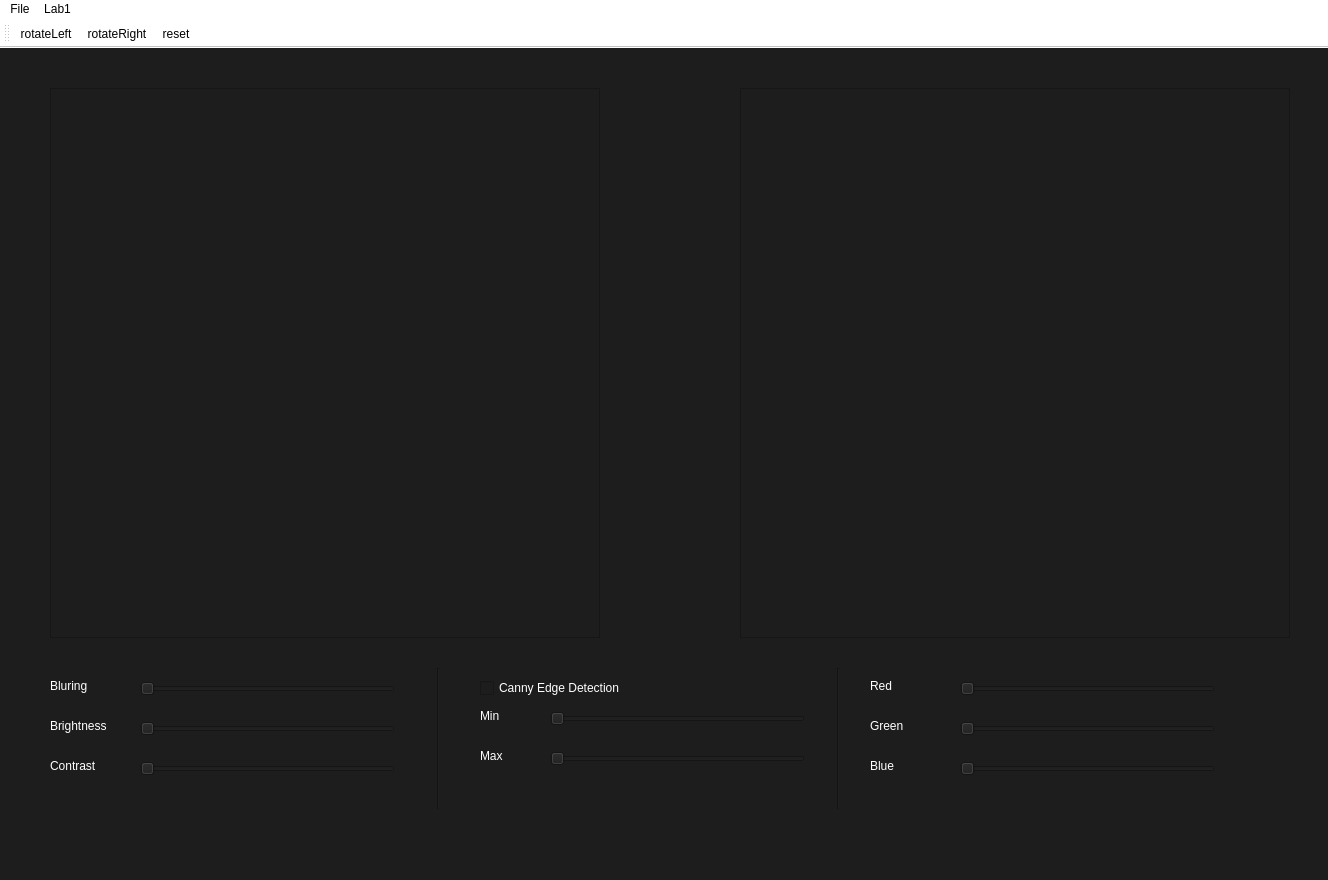
<?xml version="1.0" encoding="UTF-8"?>
<ui version="4.0">
 <class>MainWindow</class>
 <widget class="QMainWindow" name="MainWindow">
  <property name="geometry">
   <rect>
    <x>0</x>
    <y>0</y>
    <width>1328</width>
    <height>880</height>
   </rect>
  </property>
  <property name="windowTitle">
   <string>MainWindow</string>
  </property>
  <property name="styleSheet">
   <string notr="true">background-color: rgb(29, 29, 29)</string>
  </property>
  <widget class="QWidget" name="centralwidget">
   <widget class="QGraphicsView" name="graphicsView">
    <property name="geometry">
     <rect>
      <x>50</x>
      <y>40</y>
      <width>550</width>
      <height>550</height>
     </rect>
    </property>
   </widget>
   <widget class="QGraphicsView" name="graphicsView_2">
    <property name="geometry">
     <rect>
      <x>740</x>
      <y>40</y>
      <width>550</width>
      <height>550</height>
     </rect>
    </property>
   </widget>
   <widget class="QLabel" name="label">
    <property name="geometry">
     <rect>
      <x>50</x>
      <y>630</y>
      <width>55</width>
      <height>16</height>
     </rect>
    </property>
    <property name="styleSheet">
     <string notr="true">color:white</string>
    </property>
    <property name="text">
     <string>Bluring</string>
    </property>
   </widget>
   <widget class="QSlider" name="slider_blur">
    <property name="geometry">
     <rect>
      <x>140</x>
      <y>630</y>
      <width>255</width>
      <height>22</height>
     </rect>
    </property>
    <property name="maximum">
     <number>255</number>
    </property>
    <property name="orientation">
     <enum>Qt::Horizontal</enum>
    </property>
   </widget>
   <widget class="Line" name="line">
    <property name="geometry">
     <rect>
      <x>430</x>
      <y>620</y>
      <width>16</width>
      <height>141</height>
     </rect>
    </property>
    <property name="orientation">
     <enum>Qt::Vertical</enum>
    </property>
   </widget>
   <widget class="QSlider" name="slider_min">
    <property name="geometry">
     <rect>
      <x>550</x>
      <y>660</y>
      <width>255</width>
      <height>22</height>
     </rect>
    </property>
    <property name="maximum">
     <number>255</number>
    </property>
    <property name="orientation">
     <enum>Qt::Horizontal</enum>
    </property>
   </widget>
   <widget class="QLabel" name="label_3">
    <property name="geometry">
     <rect>
      <x>480</x>
      <y>660</y>
      <width>55</width>
      <height>16</height>
     </rect>
    </property>
    <property name="styleSheet">
     <string notr="true">color:white</string>
    </property>
    <property name="text">
     <string>Min</string>
    </property>
   </widget>
   <widget class="QLabel" name="label_4">
    <property name="geometry">
     <rect>
      <x>480</x>
      <y>700</y>
      <width>55</width>
      <height>16</height>
     </rect>
    </property>
    <property name="styleSheet">
     <string notr="true">color:white</string>
    </property>
    <property name="text">
     <string>Max</string>
    </property>
   </widget>
   <widget class="QSlider" name="slider_max">
    <property name="geometry">
     <rect>
      <x>550</x>
      <y>700</y>
      <width>255</width>
      <height>22</height>
     </rect>
    </property>
    <property name="maximum">
     <number>255</number>
    </property>
    <property name="orientation">
     <enum>Qt::Horizontal</enum>
    </property>
   </widget>
   <widget class="QLabel" name="label_5">
    <property name="geometry">
     <rect>
      <x>50</x>
      <y>670</y>
      <width>80</width>
      <height>16</height>
     </rect>
    </property>
    <property name="styleSheet">
     <string notr="true">color:white</string>
    </property>
    <property name="text">
     <string>Brightness</string>
    </property>
   </widget>
   <widget class="QSlider" name="slider_brightness">
    <property name="geometry">
     <rect>
      <x>140</x>
      <y>670</y>
      <width>255</width>
      <height>22</height>
     </rect>
    </property>
    <property name="maximum">
     <number>255</number>
    </property>
    <property name="orientation">
     <enum>Qt::Horizontal</enum>
    </property>
   </widget>
   <widget class="QSlider" name="slider_contrast">
    <property name="geometry">
     <rect>
      <x>140</x>
      <y>710</y>
      <width>255</width>
      <height>22</height>
     </rect>
    </property>
    <property name="maximum">
     <number>126</number>
    </property>
    <property name="orientation">
     <enum>Qt::Horizontal</enum>
    </property>
   </widget>
   <widget class="QLabel" name="label_6">
    <property name="geometry">
     <rect>
      <x>50</x>
      <y>710</y>
      <width>80</width>
      <height>16</height>
     </rect>
    </property>
    <property name="styleSheet">
     <string notr="true">color:white</string>
    </property>
    <property name="text">
     <string>Contrast</string>
    </property>
   </widget>
   <widget class="QCheckBox" name="check_canny">
    <property name="geometry">
     <rect>
      <x>480</x>
      <y>630</y>
      <width>160</width>
      <height>20</height>
     </rect>
    </property>
    <property name="styleSheet">
     <string notr="true">color:white</string>
    </property>
    <property name="text">
     <string>Canny Edge Detection</string>
    </property>
   </widget>
   <widget class="QLabel" name="label_7">
    <property name="geometry">
     <rect>
      <x>870</x>
      <y>670</y>
      <width>80</width>
      <height>16</height>
     </rect>
    </property>
    <property name="styleSheet">
     <string notr="true">color:white</string>
    </property>
    <property name="text">
     <string>Green</string>
    </property>
   </widget>
   <widget class="QLabel" name="label_2">
    <property name="geometry">
     <rect>
      <x>870</x>
      <y>630</y>
      <width>55</width>
      <height>16</height>
     </rect>
    </property>
    <property name="styleSheet">
     <string notr="true">color:white</string>
    </property>
    <property name="text">
     <string>Red</string>
    </property>
   </widget>
   <widget class="QSlider" name="red">
    <property name="geometry">
     <rect>
      <x>960</x>
      <y>630</y>
      <width>255</width>
      <height>22</height>
     </rect>
    </property>
    <property name="maximum">
     <number>255</number>
    </property>
    <property name="orientation">
     <enum>Qt::Horizontal</enum>
    </property>
   </widget>
   <widget class="QSlider" name="blue">
    <property name="geometry">
     <rect>
      <x>960</x>
      <y>710</y>
      <width>255</width>
      <height>22</height>
     </rect>
    </property>
    <property name="maximum">
     <number>126</number>
    </property>
    <property name="orientation">
     <enum>Qt::Horizontal</enum>
    </property>
   </widget>
   <widget class="QLabel" name="label_8">
    <property name="geometry">
     <rect>
      <x>870</x>
      <y>710</y>
      <width>80</width>
      <height>16</height>
     </rect>
    </property>
    <property name="styleSheet">
     <string notr="true">color:white</string>
    </property>
    <property name="text">
     <string>Blue</string>
    </property>
   </widget>
   <widget class="QSlider" name="green">
    <property name="geometry">
     <rect>
      <x>960</x>
      <y>670</y>
      <width>255</width>
      <height>22</height>
     </rect>
    </property>
    <property name="maximum">
     <number>255</number>
    </property>
    <property name="orientation">
     <enum>Qt::Horizontal</enum>
    </property>
   </widget>
   <widget class="Line" name="line_2">
    <property name="geometry">
     <rect>
      <x>830</x>
      <y>620</y>
      <width>16</width>
      <height>141</height>
     </rect>
    </property>
    <property name="orientation">
     <enum>Qt::Vertical</enum>
    </property>
   </widget>
  </widget>
  <widget class="QMenuBar" name="menubar">
   <property name="geometry">
    <rect>
     <x>0</x>
     <y>0</y>
     <width>1328</width>
     <height>26</height>
    </rect>
   </property>
   <property name="styleSheet">
    <string notr="true">background-color: rgb(255,255,255);
color:black;</string>
   </property>
   <widget class="QMenu" name="menuFile">
    <property name="styleSheet">
     <string notr="true"/>
    </property>
    <property name="title">
     <string>File</string>
    </property>
    <addaction name="actionOpen"/>
    <addaction name="actionSave"/>
    <addaction name="actionSave_as"/>
    <addaction name="separator"/>
    <addaction name="actionClose"/>
   </widget>
   <widget class="QMenu" name="menuLab1">
    <property name="styleSheet">
     <string notr="true"/>
    </property>
    <property name="title">
     <string>Lab1</string>
    </property>
    <addaction name="action_dao_anh"/>
    <addaction name="action_muc_xam"/>
    <addaction name="action_gamma"/>
    <addaction name="actionHistogram"/>
   </widget>
   <addaction name="menuFile"/>
   <addaction name="menuLab1"/>
  </widget>
  <widget class="QToolBar" name="toolBar">
   <property name="windowTitle">
    <string>toolBar</string>
   </property>
   <property name="styleSheet">
    <string notr="true">background-color:white</string>
   </property>
   <attribute name="toolBarArea">
    <enum>TopToolBarArea</enum>
   </attribute>
   <attribute name="toolBarBreak">
    <bool>false</bool>
   </attribute>
   <addaction name="actionRotateLeft"/>
   <addaction name="actionRotateRight"/>
   <addaction name="actionReset"/>
  </widget>
  <action name="actionNew">
   <property name="checkable">
    <bool>false</bool>
   </property>
   <property name="enabled">
    <bool>true</bool>
   </property>
   <property name="text">
    <string>&amp;New</string>
   </property>
   <property name="shortcut">
    <string>Ctrl+N</string>
   </property>
  </action>
  <action name="actionOpen">
   <property name="text">
    <string>&amp;Open</string>
   </property>
   <property name="shortcut">
    <string>Ctrl+O</string>
   </property>
  </action>
  <action name="actionSave">
   <property name="text">
    <string>&amp;Save</string>
   </property>
   <property name="shortcut">
    <string>Ctrl+S</string>
   </property>
  </action>
  <action name="actionClose">
   <property name="text">
    <string>&amp;Close</string>
   </property>
   <property name="shortcut">
    <string>Ctrl+F4</string>
   </property>
  </action>
  <action name="actionGamma">
   <property name="text">
    <string>Gamma</string>
   </property>
  </action>
  <action name="actionHistogram">
   <property name="text">
    <string>Histogram</string>
   </property>
  </action>
  <action name="action_dao_anh">
   <property name="checkable">
    <bool>false</bool>
   </property>
   <property name="enabled">
    <bool>true</bool>
   </property>
   <property name="text">
    <string>Đảo Ảnh</string>
   </property>
  </action>
  <action name="action_cat_nguong">
   <property name="text">
    <string>Cắt Ngưỡng</string>
   </property>
  </action>
  <action name="action_logaric">
   <property name="text">
    <string>Biến Đổi Logarithmic</string>
   </property>
  </action>
  <action name="action_gamma">
   <property name="text">
    <string>Biến Đổi Gamma</string>
   </property>
   <property name="toolTip">
    <string>Biến Đổi Gamma</string>
   </property>
  </action>
  <action name="action_muc_xam">
   <property name="checkable">
    <bool>false</bool>
   </property>
   <property name="text">
    <string>Ảnh Xám</string>
   </property>
  </action>
  <action name="actionRotateLeft">
   <property name="icon">
    <iconset>
     <normaloff>icons/rotate_left.png</normaloff>icons/rotate_left.png</iconset>
   </property>
   <property name="text">
    <string>rotateLeft</string>
   </property>
   <property name="toolTip">
    <string>rotateLeft</string>
   </property>
  </action>
  <action name="actionRotateRight">
   <property name="icon">
    <iconset>
     <normaloff>icons/rotate_right.png</normaloff>icons/rotate_right.png</iconset>
   </property>
   <property name="text">
    <string>rotateRight</string>
   </property>
  </action>
  <action name="actionReset">
   <property name="icon">
    <iconset>
     <normaloff>icons/icon_reset.png</normaloff>icons/icon_reset.png</iconset>
   </property>
   <property name="text">
    <string>reset</string>
   </property>
  </action>
  <action name="actionBlur">
   <property name="icon">
    <iconset>
     <normaloff>../../.designer/backup/icons/image-blur.png</normaloff>../../.designer/backup/icons/image-blur.png</iconset>
   </property>
   <property name="text">
    <string>blur</string>
   </property>
  </action>
  <action name="actionSave_as">
   <property name="text">
    <string>&amp;Save as</string>
   </property>
   <property name="shortcut">
    <string>Ctrl+Shift+S</string>
   </property>
  </action>
 </widget>
 <resources/>
 <connections/>
</ui>
